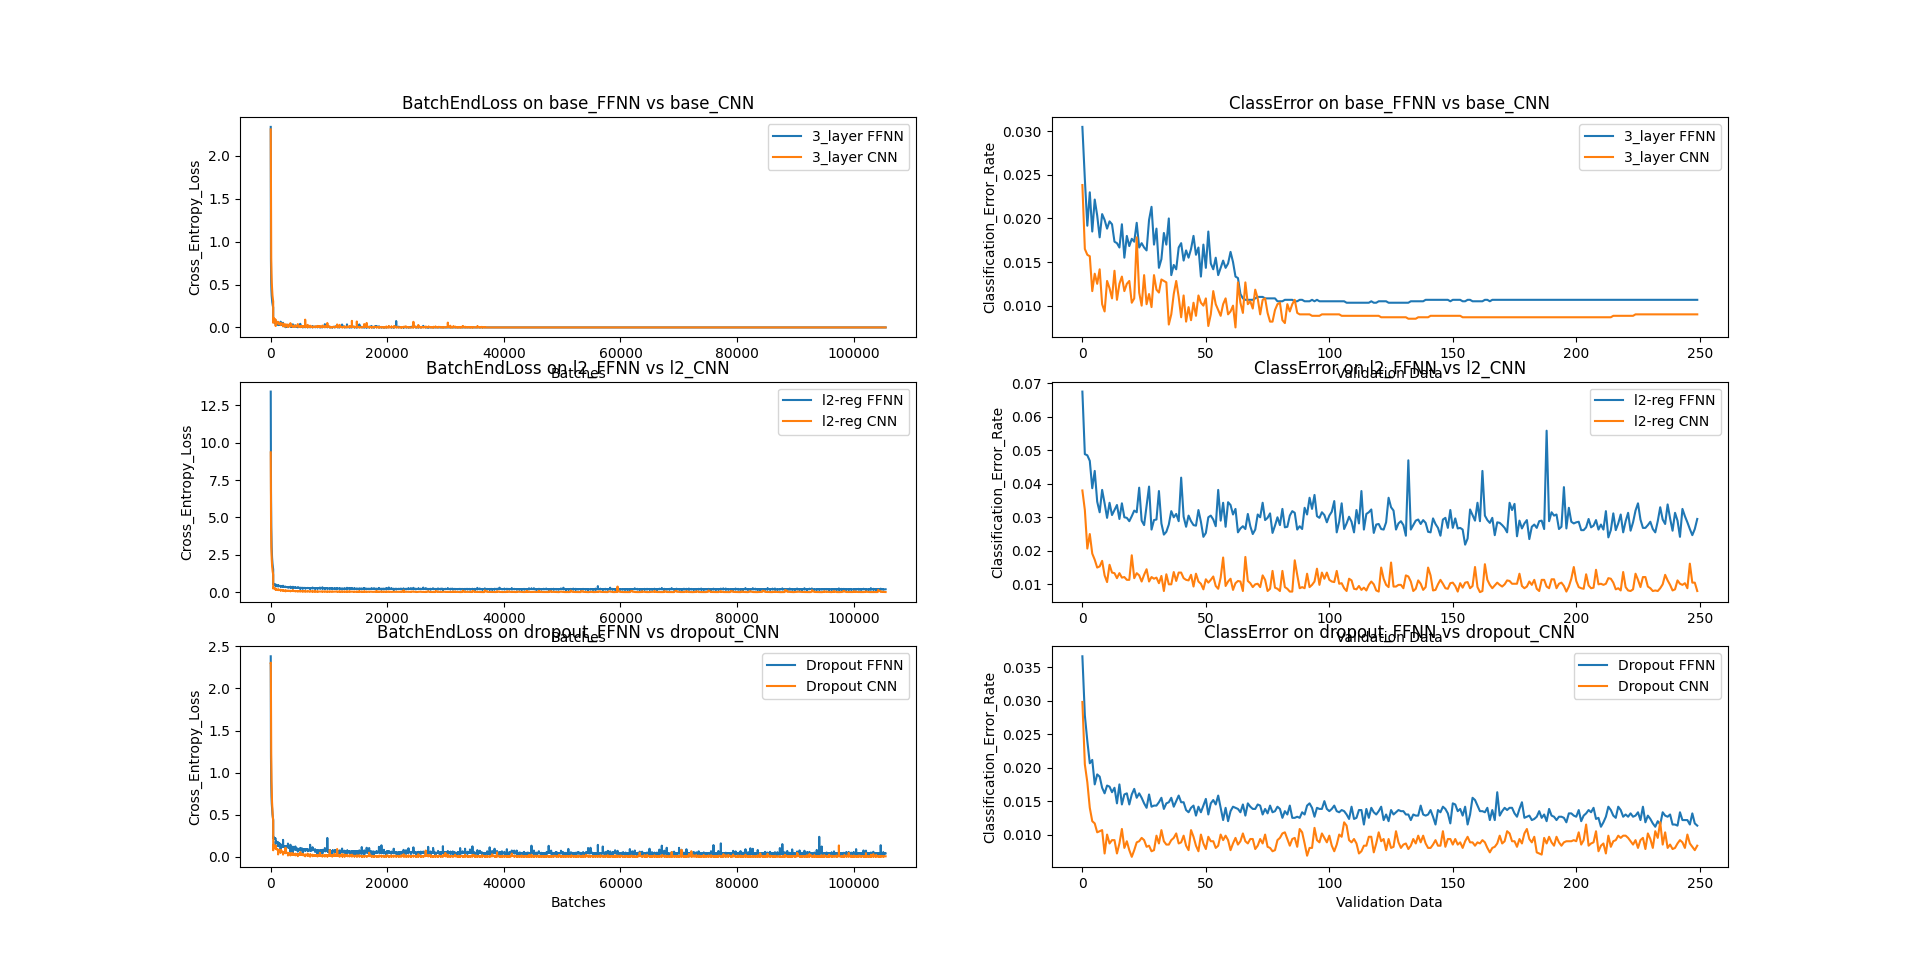

Generate this figure with Python:
# =============================================================================
# #
# #  Created on Thu. Nov. 4th 2021
# #
# #  ENSE 885AU: A04-Q2
# #
# #  @author: Jingkang Yang <yang242j@uregina.ca>
# #
# #  Execution Command: python A04yang242jQ2.py
# #
# #  Question Declaration:
# #
# #     Based on A03Q4, add Convolutional layers
# #     Compare with the original FNN
# #
# =============================================================================
# IMPORTS
import os
import numpy as np
import tensorflow as tf
from tensorflow.keras.models import Sequential
from tensorflow.keras.layers import InputLayer, Flatten, Dense, Dropout, Conv2D, MaxPooling2D
from tensorflow.keras.callbacks import Callback
import matplotlib.pyplot as plt

NUM_OF_EPOCHS = 250
BATCH_SIZE = 128
VALIDATION_SPLIT_RATE = 0.1
NUM_OF_LABELS = 10
HIDDEN_LAYER_DIMENSION = 500


class Neural_Network:

    def __init__(self, train_x, train_y, test_x, test_y) -> None:
        self.train_x = train_x
        self.train_y = train_y
        self.test_x = test_x
        self.test_y = test_y

    def build_FFNN(self) -> None:
        self.model = Sequential([
            InputLayer(input_shape=(28, 28)),
            Flatten(),
            Dense(HIDDEN_LAYER_DIMENSION, activation='relu'),
            Dense(HIDDEN_LAYER_DIMENSION, activation='relu'),
            Dense(NUM_OF_LABELS, activation='softmax')
        ])

    def build_l2norm_FFNN(self) -> None:
        self.model = Sequential([
            InputLayer(input_shape=(28, 28)),
            Flatten(),
            Dense(HIDDEN_LAYER_DIMENSION, activation='relu', kernel_regularizer='l2', bias_regularizer='l2'),
            Dense(HIDDEN_LAYER_DIMENSION, activation='relu', kernel_regularizer='l2', bias_regularizer='l2'),
            Dense(NUM_OF_LABELS, activation='softmax')
        ])

    def build_dropout_FFNN(self) -> None:
        self.model = Sequential([
            InputLayer(input_shape=(28, 28)),
            Flatten(),
            Dropout(0.2),
            Dense(HIDDEN_LAYER_DIMENSION, activation='relu'),
            Dropout(0.5),
            Dense(HIDDEN_LAYER_DIMENSION, activation='relu'),
            Dropout(0.5),
            Dense(NUM_OF_LABELS, activation='softmax')
        ])

    def build_CNN(self) -> None:
        self.model = Sequential([
            InputLayer(input_shape=(28, 28, 1)),
            Conv2D(32, (3, 3), activation='relu'),
            MaxPooling2D(pool_size=(2, 2)),
            Conv2D(64, (3, 3), activation='relu'),
            MaxPooling2D(pool_size=(2, 2)),
            Conv2D(128, (3, 3), activation='relu'),
            MaxPooling2D(pool_size=(2, 2)),
            Flatten(),
            Dense(HIDDEN_LAYER_DIMENSION, activation='relu'),
            Dense(HIDDEN_LAYER_DIMENSION, activation='relu'),
            Dense(NUM_OF_LABELS, activation='softmax')
        ])

    def build_l2norm_CNN(self) -> None:
        self.model = Sequential([
            InputLayer(input_shape=(28, 28, 1)),
            Conv2D(32, (3, 3), activation='relu'),
            MaxPooling2D(pool_size=(2, 2)),
            Conv2D(64, (3, 3), activation='relu'),
            MaxPooling2D(pool_size=(2, 2)),
            Conv2D(128, (3, 3), activation='relu'),
            MaxPooling2D(pool_size=(2, 2)),
            Flatten(),
            Dense(HIDDEN_LAYER_DIMENSION, activation='relu', kernel_regularizer='l2', bias_regularizer='l2'),
            Dense(HIDDEN_LAYER_DIMENSION, activation='relu', kernel_regularizer='l2', bias_regularizer='l2'),
            Dense(NUM_OF_LABELS, activation='softmax')
        ])

    def build_dropout_CNN(self) -> None:
        self.model = Sequential([
            InputLayer(input_shape=(28, 28, 1)),
            Conv2D(32, (3, 3), activation='relu'),
            MaxPooling2D(pool_size=(2, 2)),
            Conv2D(64, (3, 3), activation='relu'),
            MaxPooling2D(pool_size=(2, 2)),
            Conv2D(128, (3, 3), activation='relu'),
            MaxPooling2D(pool_size=(2, 2)),
            Flatten(),
            Dropout(0.2),
            Dense(HIDDEN_LAYER_DIMENSION, activation='relu'),
            Dropout(0.5),
            Dense(HIDDEN_LAYER_DIMENSION, activation='relu'),
            Dropout(0.5),
            Dense(NUM_OF_LABELS, activation='softmax')
        ])

    def compile(self) -> None:
        self.model.compile(
            optimizer='adam',
            loss='sparse_categorical_crossentropy',
            metrics=['accuracy']
        )
    
    def fit(self) -> None:
        batch_end_loss = list()
        class MyCallback(Callback):
            def on_train_batch_end(self, batch, logs=None):
                batch_end_loss.append(logs['loss'])

        self.HistoryObj = self.model.fit(
            self.train_x,
            self.train_y,
            batch_size=BATCH_SIZE,
            epochs=NUM_OF_EPOCHS,
            validation_split=VALIDATION_SPLIT_RATE,
            callbacks=[MyCallback()]
        )
        self.batch_end_loss = batch_end_loss

    def evaluate(self) -> None:
        print("Model Evaluating:")
        self.model.evaluate(self.test_x,  self.test_y, verbose=2)
        self.model.summary()


def plot_diagram(plot_Dict, nrows, ncols):

    # Define plot figure size, 10_inch_width by 5_inch_height
    plt.figure(figsize=(15, 20))

    # Plot the cross entropy loss on the batches
    for dict_index, (plot_title, plot_data_list) in enumerate(plot_Dict.items()):
        plot_index = dict_index+1
        plot_data_array = np.array(plot_data_list)
        plt.subplot(nrows, ncols, plot_index)
        [plt.plot(lineData) for lineData in plot_data_array]
        plt.title(plot_title)
        if (plot_index == 1):
            plt.xlabel('Batches')
            plt.ylabel('Cross_Entropy_Loss')
            plt.legend(['3_layer FFNN', '3_layer CNN'], loc='upper right')
        elif (plot_index == 2):
            plt.xlabel('Validation Data')
            plt.ylabel('Classification_Error_Rate')
            plt.legend(['3_layer FFNN', '3_layer CNN'], loc='upper right')
        elif (plot_index == 3):
            plt.xlabel('Batches')
            plt.ylabel('Cross_Entropy_Loss')
            plt.legend(['l2-reg FFNN', 'l2-reg CNN'], loc='upper right')
        elif (plot_index == 4):
            plt.xlabel('Validation Data')
            plt.ylabel('Classification_Error_Rate')
            plt.legend(['l2-reg FFNN', 'l2-reg CNN'], loc='upper right')
        elif (plot_index == 5):
            plt.xlabel('Batches')
            plt.ylabel('Cross_Entropy_Loss')
            plt.legend(['Dropout FFNN', 'Dropout CNN'], loc='upper right')
        elif (plot_index == 6):
            plt.xlabel('Validation Data')
            plt.ylabel('Classification_Error_Rate')
            plt.legend(['Dropout FFNN', 'Dropout CNN'], loc='upper right')
        else:
            print("Something went wrong with plot_index")

    # Clear the figure and axes after show
    plt.show()
    plt.clf()
    plt.cla()


def main():
    '''
    The main function
    '''
    
    # Get MNIST dataset from tensorflow datasets
    mnist = tf.keras.datasets.mnist

    # Data extraction
    (x_train, y_train), (x_test, y_test) = mnist.load_data()
    print(x_train.shape, y_train.shape, x_test.shape, y_test.shape)

    # Normalize the image dataset
    x_train, x_test = x_train / 255.0, x_test / 255.0

    # 1) Model without regularization from A03Q3
    print("A03Q3 Modeling without regularization...")
    base_model = Neural_Network(x_train, y_train, x_test, y_test)
    base_model.build_FFNN()
    base_model.compile()
    base_model.fit()
    base_model.evaluate()

    # 2) Model with l2 regularization from A03Q4
    print("A03Q4 Modeling with l2 regularization...")
    l2_model = Neural_Network(x_train, y_train, x_test, y_test)
    l2_model.build_l2norm_FFNN()
    l2_model.compile()
    l2_model.fit()
    l2_model.evaluate()

    # 3) Model with dropout regularization from A03Q4
    print("A03Q4 Modeling with dropout regularization...")
    dropout_model = Neural_Network(x_train, y_train, x_test, y_test)
    dropout_model.build_dropout_FFNN()
    dropout_model.compile()
    dropout_model.fit()
    dropout_model.evaluate()

    # 4) CNN Model without regularization
    print("Modeling with Convolutional layer without regularization...")
    cnn_model = Neural_Network(x_train.reshape(-1, 28, 28, 1), y_train, x_test.reshape(-1, 28, 28, 1), y_test)
    cnn_model.build_CNN()
    cnn_model.compile()
    cnn_model.fit()
    cnn_model.evaluate()

    # 5) CNN Model with l2 regularization
    print("Modeling with Convolutional layer and l2 regularization...")
    l2_cnn_model = Neural_Network(x_train.reshape(-1, 28, 28, 1), y_train, x_test.reshape(-1, 28, 28, 1), y_test)
    l2_cnn_model.build_l2norm_CNN()
    l2_cnn_model.compile()
    l2_cnn_model.fit()
    l2_cnn_model.evaluate()

    # 6) CNN Model with dropout regularization
    print("Modeling with Convolutional layer and dropout regularization...")
    dropout_cnn_model = Neural_Network(x_train.reshape(-1, 28, 28, 1), y_train, x_test.reshape(-1, 28, 28, 1), y_test)
    dropout_cnn_model.build_dropout_CNN()
    dropout_cnn_model.compile()
    dropout_cnn_model.fit()
    dropout_cnn_model.evaluate()

    # Collect data to plot
    plot_dict = {
        "BatchEndLoss on base_FFNN vs base_CNN": [
            np.array(base_model.batch_end_loss), 
            np.array(cnn_model.batch_end_loss)
        ],
        "ClassError on base_FFNN vs base_CNN": [
            1- np.array(base_model.HistoryObj.history['val_accuracy']), 
            1- np.array(cnn_model.HistoryObj.history['val_accuracy'])
        ],
        "BatchEndLoss on l2_FFNN vs l2_CNN": [
            np.array(l2_model.batch_end_loss), 
            np.array(l2_cnn_model.batch_end_loss)
        ],
        "ClassError on l2_FFNN vs l2_CNN": [
            1- np.array(l2_model.HistoryObj.history['val_accuracy']), 
            1- np.array(l2_cnn_model.HistoryObj.history['val_accuracy'])
        ],
        "BatchEndLoss on dropout_FFNN vs dropout_CNN": [
            np.array(dropout_model.batch_end_loss), 
            np.array(dropout_cnn_model.batch_end_loss)
        ],
        "ClassError on dropout_FFNN vs dropout_CNN": [
            1- np.array(dropout_model.HistoryObj.history['val_accuracy']), 
            1- np.array(dropout_cnn_model.HistoryObj.history['val_accuracy'])
        ]
    }

    # # Plot the diagram
    plot_diagram(plot_dict, nrows=3, ncols=2)


if __name__ == "__main__":
    # Supress the tensorflow warning messages
    # Adjust the verbosity by changing the value of TF_CPP_MIN_LOG_LEVEL:
    #     0 = all messages are logged(default behavior)
    #     1 = INFO messages are not printed
    #     2 = INFO and WARNING messages are not printed
    #     3 = INFO, WARNING, and ERROR messages are not printed
    os.environ['TF_CPP_MIN_LOG_LEVEL'] = '3'

    # Run the main function
    main()
